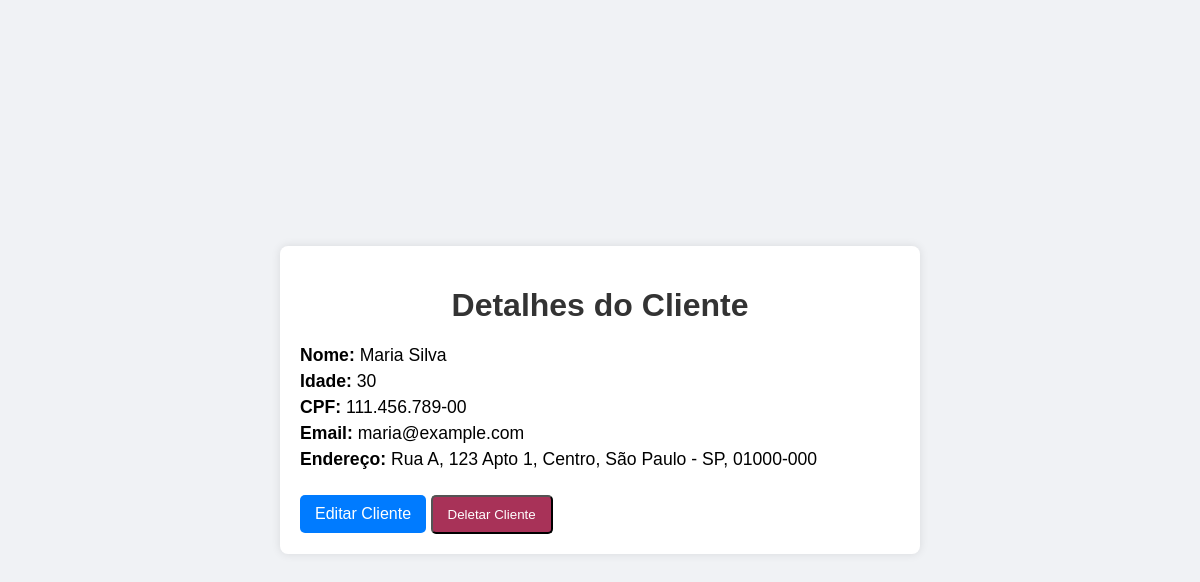
Before: /detalhes-cliente/1 with the older database file.
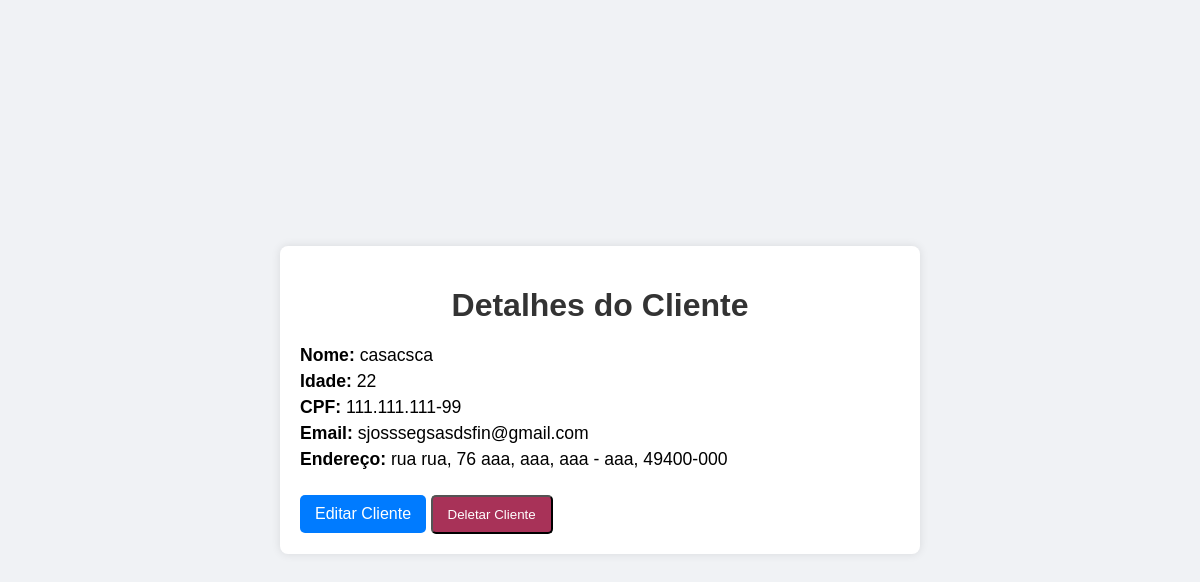
After: the same page with the newer database file.
### models/models.py (models this page shows, shortened)
class Cliente(db.Model):
    id = db.Column(db.Integer, primary_key=True)
    nome = db.Column(db.String(100), nullable=False)
    idade = db.Column(db.Integer, nullable=False)
    cpf = db.Column(db.String(14), unique=True, nullable=False)
    email = db.Column(db.String(120), unique=True, nullable=False)
    rua = db.Column(db.String(100), nullable=False)
    numero = db.Column(db.String(10), nullable=False)
    complemento = db.Column(db.String(50), nullable=True)
    bairro = db.Column(db.String(50), nullable=False)
    cidade = db.Column(db.String(50), nullable=False)
    estado = db.Column(db.String(2), nullable=False)
    cep = db.Column(db.String(10), nullable=False)

### app.py (the view)
@app.route('/detalhes-cliente/<int:id>', methods=['GET'])
def view_cliente(id):
    cliente = Cliente.query.get(id)
    if not cliente:
        flash("Cliente não encontrado.", "error")
        return redirect(url_for('get_clientes'))
    return render_template('detalhes_cliente.html', cliente=cliente)

### templates/detalhes_cliente.html (shortened to what this page needs)
<!DOCTYPE html>
<html lang="pt-BR">
<head>
</head>
<body>
    <div class="container">
        <h1>Detalhes do Cliente</h1>
        <p><strong>Nome:</strong> {{ cliente.nome }}</p>
        <p><strong>Idade:</strong> {{ cliente.idade }}</p>
        <p><strong>CPF:</strong> {{ cliente.cpf }}</p>
        <p><strong>Email:</strong> {{ cliente.email }}</p>
        <p><strong>Endereço:</strong> {{ cliente.rua }}, {{ cliente.numero }} {{ cliente.complemento }}, {{ cliente.bairro }}, {{ cliente.cidade }} - {{ cliente.estado }}, {{ cliente.cep }}</p>
        <a href="{{ url_for('update_cliente', id=cliente.id) }}" class="btn-edit">Editar Cliente</a>
        <form method="post" action="{{ url_for('deletar_cliente', id=cliente.id) }}" style="display:inline;">
            <button type="submit" class="btn-delete" onclick="return confirm('Tem certeza de que deseja deletar este cliente?')">Deletar Cliente</button>
        </form>
    </div>
</body>
</html>

### templates/detalhes_cliente.html (style rules this page uses)
body { font-family: Arial, sans-serif; background-color: #f0f2f5; display: flex; justify-content: center; align-items: center; height: 100vh; margin: 0; }
.container { width: 50%; background-color: #fff; padding: 20px; box-shadow: 0px 0px 10px rgba(0, 0, 0, 0.1); border-radius: 8px; }
h1 { text-align: center; color: #333; }
p { font-size: 1.1em; margin: 5px 0; }
.btn-edit { display: inline-block; padding: 10px 15px; margin-top: 20px; background-color: #007bff; color: white; text-align: center; border-radius: 5px; text-decoration: none; }
.btn-delete { display: inline-block; padding: 10px 15px; margin-top: 20px; background-color: #a83258; color: white; text-align: center; border-radius: 5px; text-decoration: none; }

Changed rows visible on the page:
changed Cliente: nome "Maria Silva" → "casacsca"; idade "30" → "22"; cpf "111.456.789-00" → "111.111.111-99"; email "maria@example.com" → "sjosssegsasdsfin@gmail.com"; rua "Rua A" → "rua rua"; numero "123" → "76"; complemento "Apto 1" → "aaa"; bairro "Centro" → "aaa"; cidade "São Paulo" → "aaa"; estado "SP" → "aaa"; cep "01000-000" → "49400-000"
